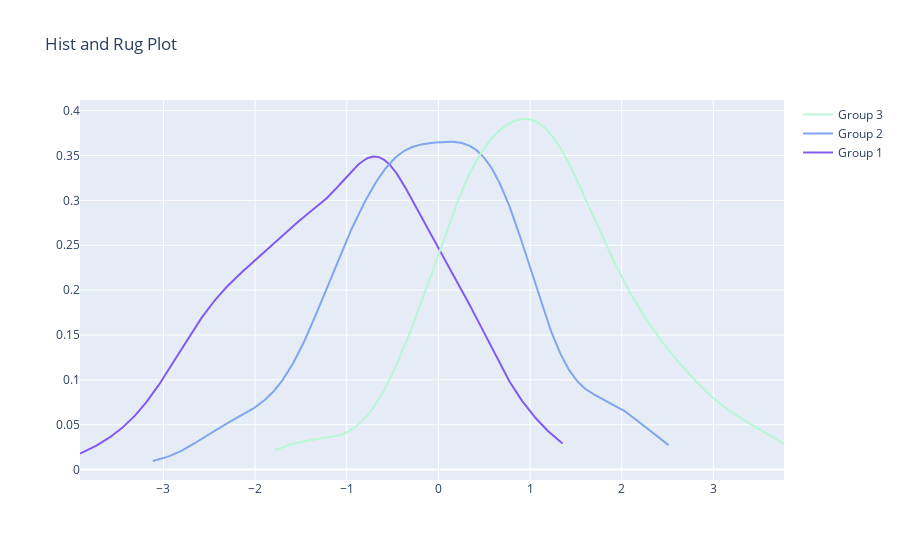

Notebook cell for this chart:
### Code cell
import plotly.figure_factory as ff
import numpy as np

x1 = np.random.randn(200) - 1
x2 = np.random.randn(200)
x3 = np.random.randn(200) + 1

hist_data = [x1, x2, x3]

group_labels = ['Group 1', 'Group 2', 'Group 3']
colors = ['#835AF1', '#7FA6EE', '#B8F7D4']

# Create distplot with curve_type set to 'normal'
fig = ff.create_distplot(hist_data, group_labels, colors=colors, bin_size=.25,
                         show_curve=True, show_hist=False, show_rug=False)

# Add title
fig.update_layout(title_text='Hist and Rug Plot')
fig.show()

### Figure 1 — Plotly figure (JSON) as saved in the notebook; plotly's stock layout.template omitted (floating-point values rounded to 4 significant figures; data arrays with more than 128 entries replaced by an {"elided": "..."} marker saying what was removed)
{"data": [{"legendgroup": "Group 1", "marker": {"color": "#835AF1"}, "mode": "lines", "name": "Group 1", "showlegend": true, "type": "scatter", "x": {"elided": "500 float values"}, "xaxis": "x", "y": {"elided": "500 float values"}, "yaxis": "y"}, {"legendgroup": "Group 2", "marker": {"color": "#7FA6EE"}, "mode": "lines", "name": "Group 2", "showlegend": true, "type": "scatter", "x": {"elided": "500 float values"}, "xaxis": "x", "y": {"elided": "500 float values"}, "yaxis": "y"}, {"legendgroup": "Group 3", "marker": {"color": "#B8F7D4"}, "mode": "lines", "name": "Group 3", "showlegend": true, "type": "scatter", "x": {"elided": "500 float values"}, "xaxis": "x", "y": {"elided": "500 float values"}, "yaxis": "y"}], "layout": {"barmode": "overlay", "hovermode": "closest", "legend": {"traceorder": "reversed"}, "title": {"text": "Hist and Rug Plot"}, "xaxis": {"anchor": "y2", "domain": [0, 1], "zeroline": false}, "yaxis": {"anchor": "free", "domain": [0, 1], "position": 0}}}
